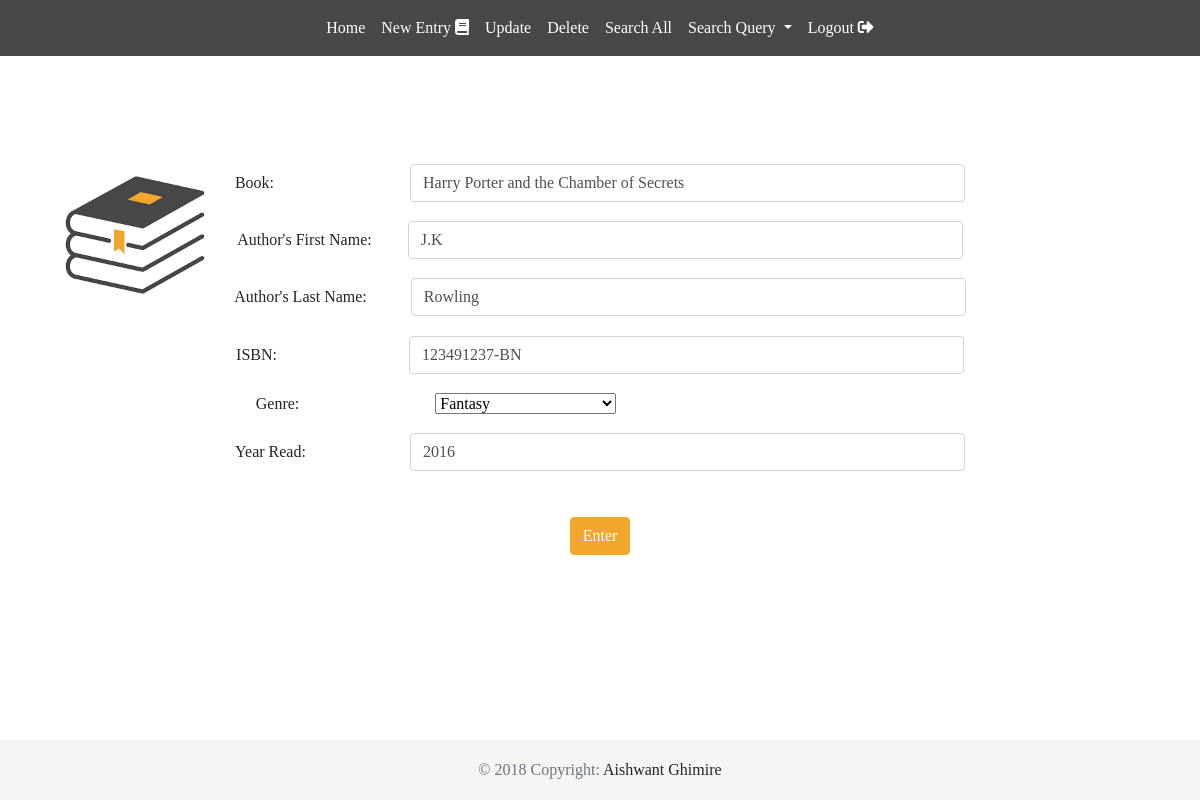
The app's page /editbook.php?bookid=12 (signed in), older data.
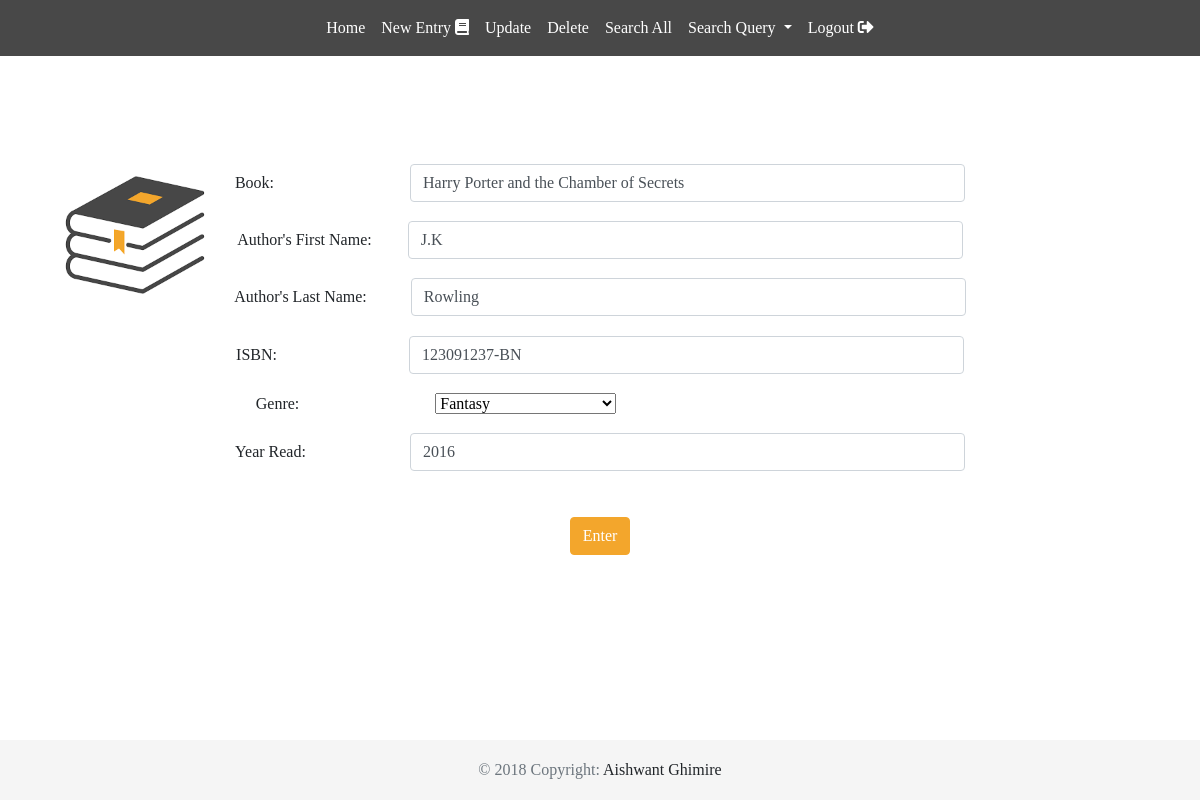
The same page, newer data.
### tables this page shows
CREATE TABLE Users (
    User_ID int NOT NULL,
    Email_ID char(50) NOT NULL,
    Password char(20) NOT NULL,
    FName char(20) NOT NULL,
    LName char(20) NOT NULL,
    PRIMARY KEY (User_ID)
);

CREATE TABLE Books (
    Book_ID int NOT NULL,
    ISBN char(50) NOT NULL,
    Book_Name char(50),
    Author_ID int,
    Genre_ID int,
    PRIMARY KEY (Book_ID)
);

CREATE TABLE Author (
    Author_ID int NOT NULL,
    AFName char(20),
    ALName char(20),
    PRIMARY KEY (Author_ID)
);

CREATE TABLE Users_Books (
    User_ID int NOT NULL,
    Book_ID int NOT NULL,
    Year_Read int,
    PRIMARY KEY (User_ID,Book_ID)
);

### editbook.php (the view, shortened to what this page needs)
<?php
    require('included_functions.php');
    $mysqli = db_connection();
    new_header("EDIT");
    nav_bar();
    echo"<br /><br />";
?>
<div class="left-img"></div>
<section class="content">
    <div class="container text-center">
        <form method="POST" action="">
            <?php
                $book_id=$_GET['bookid'];
                $query = "SELECT * FROM Users natural join Users_Books natural join Books natural join ";
                $query .= "Author natural join Genre where User_ID =:user_id  and Book_ID =:book_id ";
                $result = $mysqli->prepare($query);
                $result->execute(array('user_id'=>$_SESSION['user_id'],'book_id'=>$book_id));
                if ($result){
                    $row2 = $result->fetch();
                    echo "<h6>Book: &nbsp;&nbsp;&nbsp;&nbsp;&nbsp;&nbsp;&nbsp;&nbsp;&nbsp;&nbsp;&nbsp;&nbsp;&nbsp;&nbsp;&nbsp;&nbsp;&nbsp;&nbsp;&nbsp;&nbsp;
                    &nbsp;&nbsp;&nbsp;&nbsp;&nbsp;&nbsp;&nbsp;&nbsp;&nbsp;&nbsp;&nbsp;&nbsp;<input type='text' name='book_name' class='form-control' id='validationCustomUsername' value='".$row2['Book_Name']."' required><br /><br />
                    Author's First Name: &nbsp;&nbsp;&nbsp;&nbsp;&nbsp;&nbsp;&nbsp;&nbsp;<input type='text' name='AuthorFName' class='form-control' value='".$row2['AFName']."'><br /><br />
                    Author's Last Name: &nbsp;&nbsp;&nbsp;&nbsp;&nbsp;&nbsp;&nbsp;&nbsp;&nbsp;&nbsp;<input type='text' name='AuthorLName' class='form-control' value='".$row2['ALName']."'><br /><br />
                    ISBN: &nbsp; &nbsp;&nbsp;&nbsp;&nbsp;&nbsp;&nbsp;&nbsp;&nbsp;&nbsp;&nbsp;&nbsp;&nbsp;&nbsp;&nbsp;&nbsp;&nbsp;&nbsp;&nbsp;&nbsp;
                    &nbsp;&nbsp;&nbsp;&nbsp;&nbsp;&nbsp;&nbsp;&nbsp;&nbsp;&nbsp;<input type='text' name='ISBN' class='form-control' value='".$row2['ISBN']."'><br /><br />
                    Genre:&nbsp;&nbsp;&nbsp;&nbsp;&nbsp;&nbsp;&nbsp;&nbsp;&nbsp;&nbsp;&nbsp;&nbsp;&nbsp;&nbsp;&nbsp;&nbsp;&nbsp;&nbsp;&nbsp;&nbsp;&nbsp;&nbsp;&nbsp;&nbsp;&nbsp;&nbsp;&nbsp;&nbsp;&nbsp;&nbsp;
                    &nbsp;&nbsp;
                    <select name='genre'>";
            ?>
            <?php
                    $query_get_Genre = "select * from Genre";
                    $result_get_Genre = $mysqli->query($query_get_Genre);
                    $val="";
                    while($row1 = $result_get_Genre->fetch()){
                        if($row2['GenreN']===$row1['GenreN']){
                            $val = "selected='selected'";
                        }
                        echo "<option value='".$row1['Genre_ID']."' $val>".$row1['GenreN']."</option>";
                        $val = "";
                    }
            ?>
                    </select>&nbsp;&nbsp;&nbsp;&nbsp;&nbsp;&nbsp;&nbsp;&nbsp;&nbsp;&nbsp;&nbsp;&nbsp;&nbsp;&nbsp;&nbsp;&nbsp;&nbsp;&nbsp;&nbsp;&nbsp;&nbsp;&nbsp;&nbsp;&nbsp;&nbsp;&nbsp;&nbsp;&nbsp;
                    <br /><br />
                    Year Read: &nbsp;&nbsp;&nbsp;&nbsp;&nbsp;&nbsp;&nbsp;&nbsp;&nbsp;&nbsp;&nbsp;&nbsp;&nbsp;
                    &nbsp;&nbsp;&nbsp;&nbsp;&nbsp;&nbsp;&nbsp;&nbsp;&nbsp;&nbsp;&nbsp;<input type='text' name='yearRead' class='form-control' value='<?php echo $row2['Year_Read'].""?>'><br /><br /><br />
                    </h6>
            <?php
                }
            ?>
            <input type="submit" name="submit" value="Enter" class="btn btnCSS">
            <br /><br />
        </form>
    </div>
</section>
<?php footer(); ?>

### included_functions.php (shortened to what this page needs)
<?php
    function new_header($title){
        echo "<!DOCTYPE html>
        <html>
        <head>
            <meta http-equiv='Content-Type' content='text/html' charset='utf-8' />
            <meta http-equiv='X-UA-Compatible' content='IE=edge'>
            <meta name='viewport' content='width=device-width, initial-scale=1'>
            <title>$title</title>
            <link rel='stylesheet' href='css/bootstrap.min.css' />
            <link rel='stylesheet' href='css/main.css' />
            <link rel='stylesheet' href='fontawesome/css/fontawesome-all.css' />
        </head>
        <body>
        <section class='header'>";
    }
    function nav_bar(){
        echo "
            <nav class='navbar navbar-expand-lg navbar-light main_color'>
                <div class='collapse navbar-collapse' id='navbarSupportedContent'>
                    <ul class='navbar-nav w-100 justify-content-center'>
                        <li class='nav-item active'>
                            <a class='nav-link' href='home.php'>Home <span class='sr-only'>(current)</span></a>
                        </li>
                        <li class='nav-item'>
                            <a class='nav-link' href='newentry.php'>New Entry <i class='fas fa-book'></i> <span class='sr-only'>(current)</span></a>
                        </li>
                        <li class='nav-item'>
                            <a class='nav-link' href='update.php'>Update</a>
                        </li>
                        <li class='nav-item'>
                            <a class='nav-link' href='#'>Delete</a>
                        </li>
                        <li class='nav-item'>
                            <a class='nav-link' href='#'>Search All</a>
                        </li>
                        <li class='nav-item dropdown'>
                            <a class='nav-link dropdown-toggle' href='#' id='navbarDropdown' role='button' data-toggle='dropdown' aria-haspopup='true' aria-expanded='false'>
                                Search Query
                            </a>
                        </li>
                        <li class='nav-item'>
                            <a class='nav-link' href='logout.php'>Logout <i class='fas fa-sign-out-alt'></i></a>
                        </li>
                    </ul>
                </div>
            </nav>
        </section>";
    }
    function footer(){
        echo "
        <footer class='footer'>
            <div class='container'>
                <center><span class='text-muted'>&copy; 2018 Copyright: </span>Aishwant Ghimire</center>
            </div>
        </footer>
        <script src='https://code.jquery.com/jquery-3.2.1.slim.min.js'></script>
        <script src='https://cdnjs.cloudflare.com/ajax/libs/popper.js/1.12.9/umd/popper.min.js'></script>
        <script src='js/bootstrap.min.js'></script>
        <script src='js/main.js'></script>
    </body>
    </html>";
    }
?>

### css/main.css (style rules this page uses)
body { font-family: cursive !important; margin-top: 0; padding-top: 0; height: 100%; }
.content { padding-top: 5%; }
@media only screen and (min-width:750px) { .left-img { top: 20%; left:5%; background-image: url("../images/Books.png"); background-size: cover; background-repeat: no-repeat; width: 150px; height: 150px; opacity: 0.9; position: fixed; z-index: -1; } }
.btnCSS { color: #fff; background-color: #f3a62c; border-color: #f3a62c; }
.form-control { width: 50%; -webkit-column-width: 50%; display: inline; }
.navbar-light .navbar-nav .nav-link { color: #fff; }
.navbar-light .navbar-nav .active > .nav-link, .navbar-light .navbar-nav .nav-link.active, .navbar-light .navbar-nav .nav-link.show, .navbar-light .navbar-nav .show > .nav-link { color: #fff; }
.main_color { background-color: #484848 !important; }
html { position: relative; min-height: 100%; }
body { margin-bottom: 60px; }
.footer { position: absolute; bottom: 0; width: 100%; height: 60px; line-height: 60px; background-color: #f5f5f5; }

Row changes from the older to the newer data that the page shows:
changed through a linked row, users "Harry Porter and the Chamber of Secrets": ISBN "123491237-BN" → "123091237-BN"
